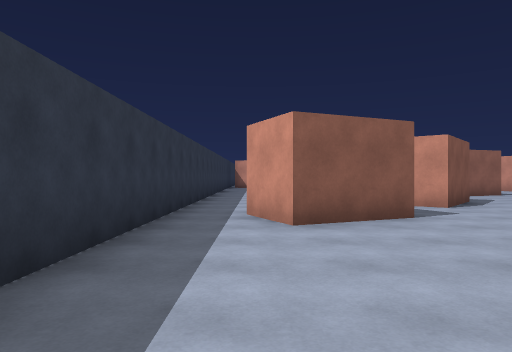
View 1 (above)

24 first-person views from a walk through a Unity game level. The camera is 1.3 m above the floor, looks level and sees 70° across. The floor is counted in squares, 2 m on a side. Each view is taken from the middle of a square. On the plan, view 1 faces up. The plan holds only what a view shows up to about 11 squares ahead; the rest is blank. The place goes on beyond the plan. The player is left out.

View 2
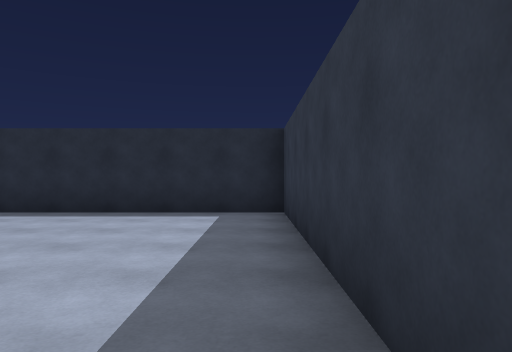

View 3
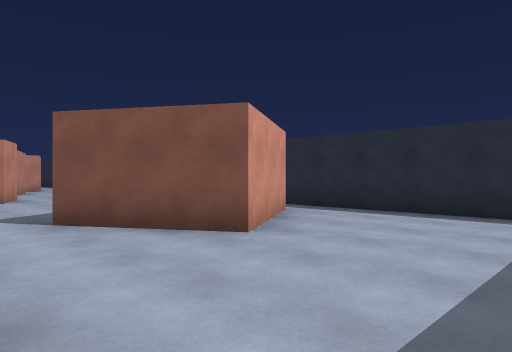

View 4
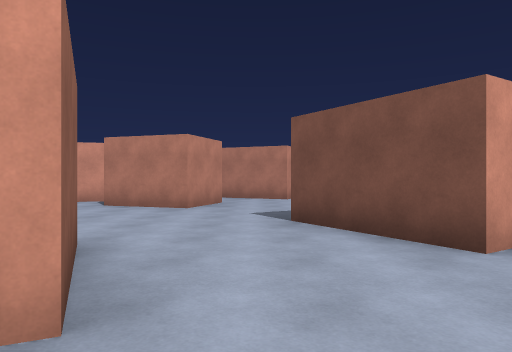

View 5
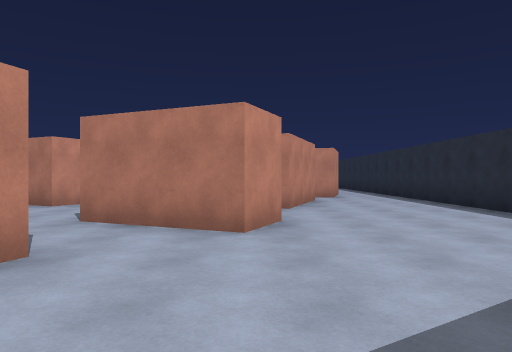

View 6
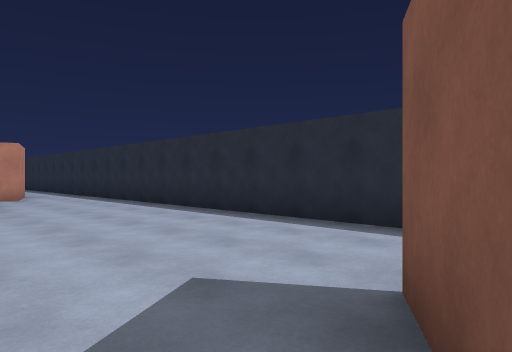

View 7
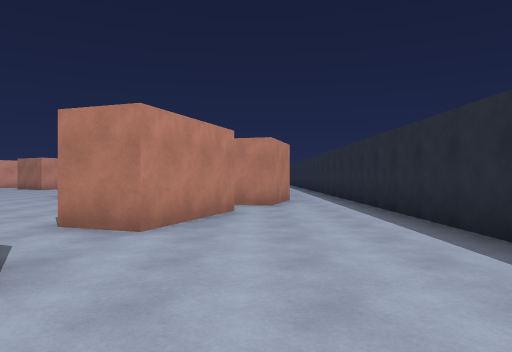

View 8
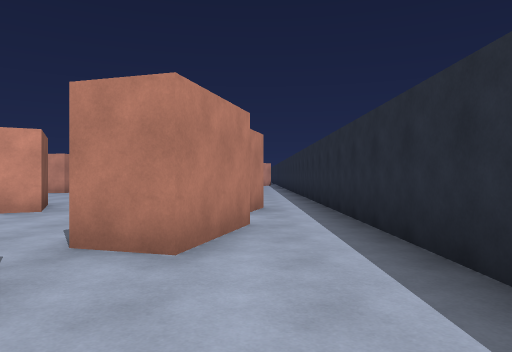

View 9
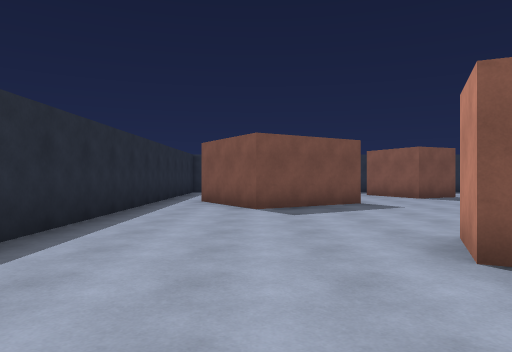

View 10
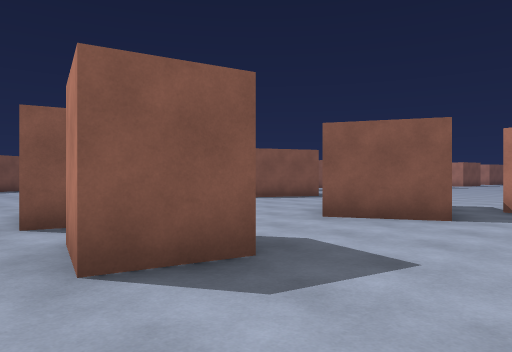

View 11
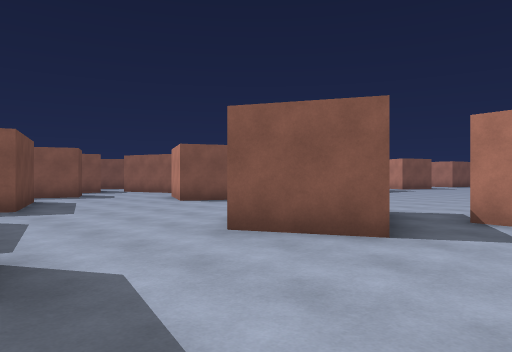

View 12
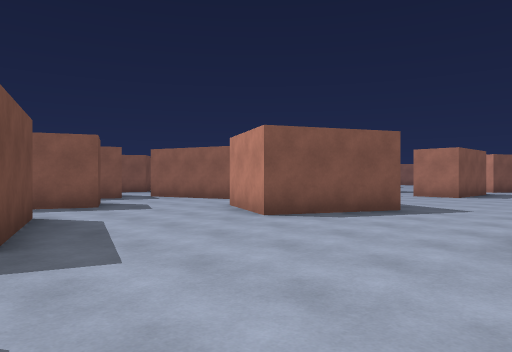

View 13
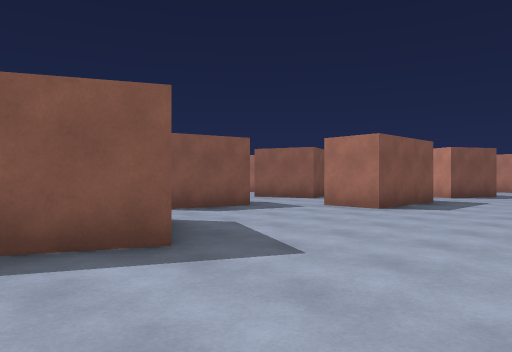

View 14
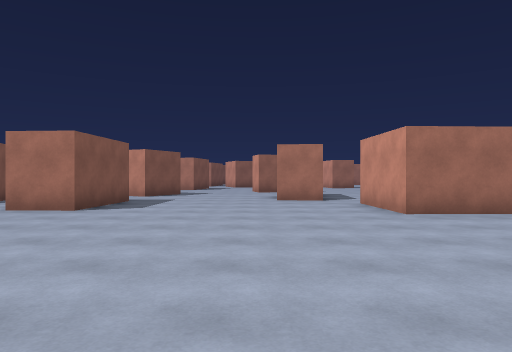

View 15
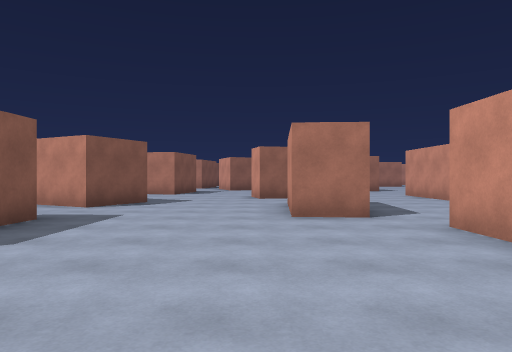

View 16
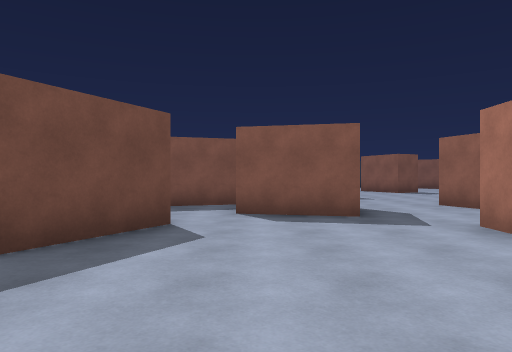

View 17
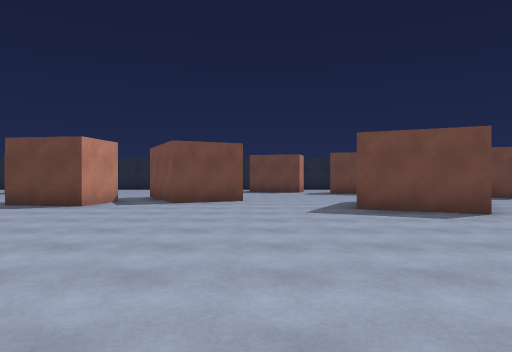

View 18
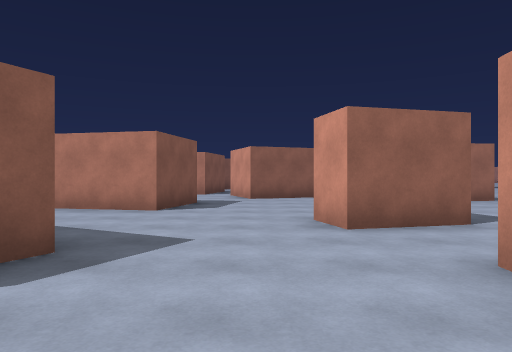

View 19
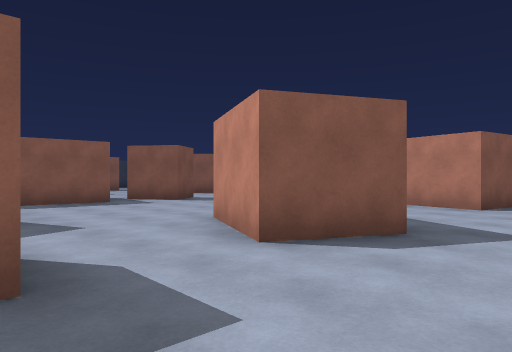

View 20
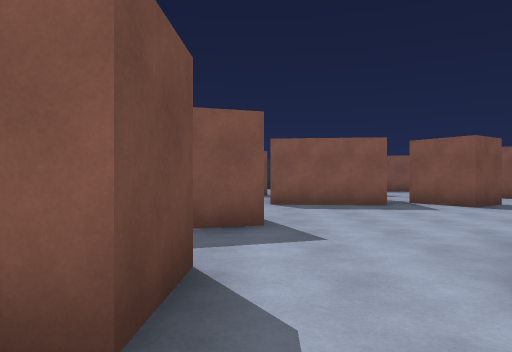

View 21
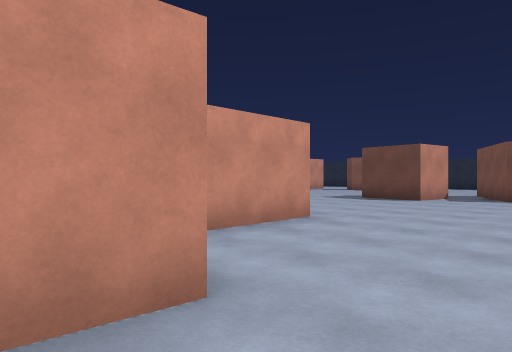

View 22
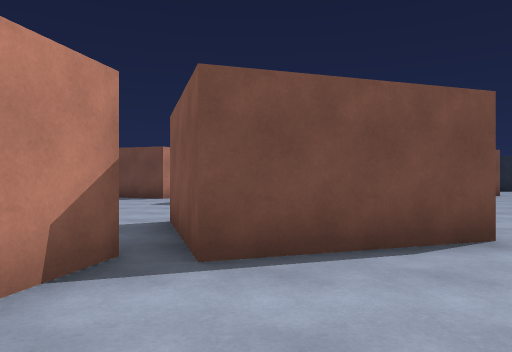

View 23
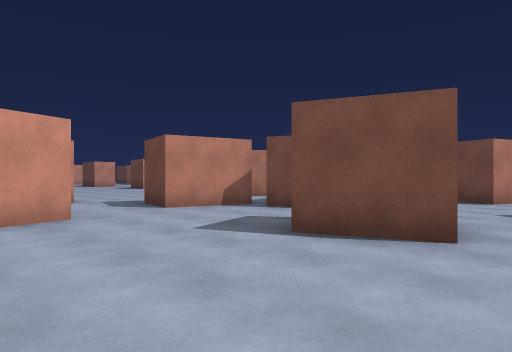

View 24
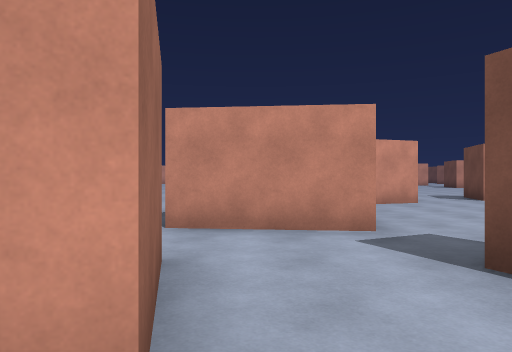

### Floor plan
Points are (right, up) in squares from view 1. A wall is a line through its corners. A room is listed if a view was taken in it or the views show most of it. See-through windows are left out.
Room 1 (views 1, 2, 3, 4)
walls: (3.6, -0.4) (2, 2.1); (0.5, 4.8) (-0.2, 6.3); (-1.5, 5.4) (-1.5, -1.5) (3.5, -1.5)
ways out: opening at (2, 3.7) to room 2; opening at (4, -1) to room 2; opening at (-1, 6) to room 6
Room 2 (views 5, 6, 7, 8, 9)
walls: (10.8, 3.7) (10.3, 2.6) (9.2, 3.1) (9.8, 4.4); (8.1, 4.8) (6.4, 5.4) (7, 7.3) (7.9, 7); (8.4, 7.9) (8.2, 8.5); (14.9, 1.4) (12.2, 2.3); (3.5, -1.5) (19.4, -1.5); (2, 2.1) (4.3, 3.5) (5.8, 1) (3.6, -0.4); (5.4, 9.3) (3.9, 7.5) (3.3, 7.9); (2, 6.7) (2.5, 5.7) (0.5, 4.8); (18.1, 0.6) (17.9, 0.1) (16, 0.7) (16.3, 1.7); (20.5, -0.2) (19.2, 0.2)
ways out: opening at (2, 3.7) to room 1; opening at (4, -1) to room 1; opening at (20, -1) to room 3; opening at (9, 5) to room 4; opening at (12, 3) to room 4; opening at (19, 1) to room 4; opening at (3, 7) to room 6; opening at (6.5, 9) to room 6
Room 3 (views 10, 11)
walls: (20.9, 1.2) (20.5, -0.2); (21.3, 4.7) (19.6, 3.9); (19.4, -1.5) (23.4, -1.5); (22, 6.6) (21.5, 6.7); (20, 7.3) (21.1, 5)
ways out: opening at (20, -1) to room 2; opening at (20, 2.5) to room 4; opening at (21, 7) to room 4
Room 4 (views 12, 13, 14, 15, 16, 17, 18, 19, 20, 21)
walls: (14, 9.9) (16, 8.9) (14.8, 6.4) (12.8, 7.4) (13.2, 8.1); (18.2, 6.4) (20, 7.3); (11.6, 13) (13.2, 12.7) (12.7, 10.6); (14.4, 16.5) (15.7, 16.5) (15.6, 13.8) (14.2, 13.9); (21.5, 6.7) (21.7, 8.2) (23.6, 7.9); (19.6, 16.8) (19.7, 19.7); (12.7, 15.7) (10.8, 15.1); (10.4, 11.2) (11.2, 8.8) (9.8, 8.3); (23.5, 13.3) (21.6, 13.2) (21.5, 15.7); (19.6, 3.9) (19.3, 4.5); (16.3, 20.2) (15.5, 18.6); (8.7, 6.9) (8.4, 6.2); (9.8, 4.4) (10.3, 5.5) (11.4, 5) (10.8, 3.7); (12.2, 2.3) (12.7, 3.5) (15.3, 2.6)
ways out: opening at (9, 5) to room 2; opening at (12, 3) to room 2; opening at (19, 1) to room 2; opening at (20, 2.5) to room 3; opening at (21, 7) to room 3; opening at (12, 14.5) to room 5; opening at (13.5, 16); opening at (15, 17.5); opening at (17.5, 21.5); opening at (20, 20.5); opening at (20.5, 16)
Room 5 (views 22, 23)
walls: (6.1, 13.1) (7.7, 13.7); (10.8, 15.1) (10.4, 16.3); (6.3, 17.6) (6.6, 20.2); (7.5, 10.3) (10.4, 11.2); (11.1, 11) (11.6, 13); (4.7, 19.7) (2.9, 19.3)
ways out: opening at (12, 14.5) to room 4; opening at (5, 16.2) to room 6; opening at (8, 11) to room 6; opening at (5.5, 20); opening at (9, 17)
Room 6 (view 24)
walls: (-1.5, 10.9) (-1.5, 5.4)
ways out: opening at (-1, 6) to room 1; opening at (3, 7) to room 2; opening at (6.5, 9) to room 2; opening at (5, 16.2) to room 5; opening at (8, 11) to room 5

Where each view was taken, in squares from view 1:
view 1: 0 up, 0 right, facing up
view 2: 5 up, 1 left, facing down
view 3: 5 up, 1 left, facing down-right
view 4: 4 up, 1 left, facing right
view 5: 3 up, 5 right, facing right
view 6: 3 up, 5 right, facing down-right
view 7: 1 up, 8 right, facing right
view 8: 0 up, 13 right, facing right
view 9: 1 up, 13 right, facing left
view 10: 1 down, 23 right, facing up-left
view 11: 1 up, 23 right, facing up-left
view 12: 2 up, 19 right, facing up-left
view 13: 7 up, 19 right, facing up-left
view 14: 7 up, 19 right, facing up
view 15: 11 up, 19 right, facing up
view 16: 11 up, 19 right, facing left
view 17: 16 up, 18 right, facing down
view 18: 17 up, 18 right, facing up
view 19: 16 up, 18 right, facing up-left
view 20: 17 up, 17 right, facing left
view 21: 18 up, 18 right, facing down-right
view 22: 14 up, 10 right, facing down
view 23: 17 up, 5 right, facing down-right
view 24: 19 up, 2 right, facing right
